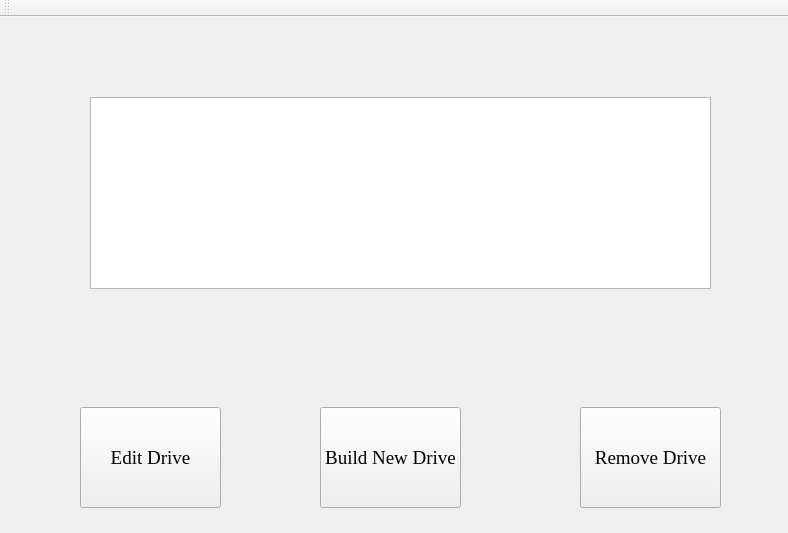
<?xml version="1.0" encoding="UTF-8"?>
<ui version="4.0">
 <class>MainWindow</class>
 <widget class="QMainWindow" name="MainWindow">
  <property name="geometry">
   <rect>
    <x>0</x>
    <y>0</y>
    <width>788</width>
    <height>533</height>
   </rect>
  </property>
  <property name="windowTitle">
   <string>MainWindow</string>
  </property>
  <widget class="QWidget" name="centralwidget">
   <property name="styleSheet">
    <string notr="true">background-image: url(:/newPrefix/background.jpg);</string>
   </property>
   <widget class="QListWidget" name="listWidget">
    <property name="geometry">
     <rect>
      <x>90</x>
      <y>80</y>
      <width>621</width>
      <height>192</height>
     </rect>
    </property>
   </widget>
   <widget class="QPushButton" name="removeBtn">
    <property name="geometry">
     <rect>
      <x>580</x>
      <y>390</y>
      <width>141</width>
      <height>101</height>
     </rect>
    </property>
    <property name="font">
     <font>
      <family>Times New Roman</family>
      <pointsize>14</pointsize>
     </font>
    </property>
    <property name="text">
     <string>Remove Drive</string>
    </property>
    <property name="iconSize">
     <size>
      <width>16</width>
      <height>16</height>
     </size>
    </property>
   </widget>
   <widget class="QPushButton" name="buildBtn">
    <property name="geometry">
     <rect>
      <x>320</x>
      <y>390</y>
      <width>141</width>
      <height>101</height>
     </rect>
    </property>
    <property name="font">
     <font>
      <family>Times New Roman</family>
      <pointsize>14</pointsize>
     </font>
    </property>
    <property name="text">
     <string>Build New Drive</string>
    </property>
    <property name="iconSize">
     <size>
      <width>16</width>
      <height>16</height>
     </size>
    </property>
   </widget>
   <widget class="QPushButton" name="pushButton_3">
    <property name="geometry">
     <rect>
      <x>80</x>
      <y>390</y>
      <width>141</width>
      <height>101</height>
     </rect>
    </property>
    <property name="font">
     <font>
      <family>Times New Roman</family>
      <pointsize>14</pointsize>
     </font>
    </property>
    <property name="text">
     <string>Edit Drive</string>
    </property>
    <property name="iconSize">
     <size>
      <width>16</width>
      <height>16</height>
     </size>
    </property>
   </widget>
  </widget>
  <widget class="QToolBar" name="toolBar">
   <property name="windowTitle">
    <string>toolBar</string>
   </property>
   <attribute name="toolBarArea">
    <enum>TopToolBarArea</enum>
   </attribute>
   <attribute name="toolBarBreak">
    <bool>false</bool>
   </attribute>
  </widget>
 </widget>
 <resources>
  <include location="../../../../../OneDrive/Desktop/xz.qrc"/>
 </resources>
 <connections/>
</ui>
